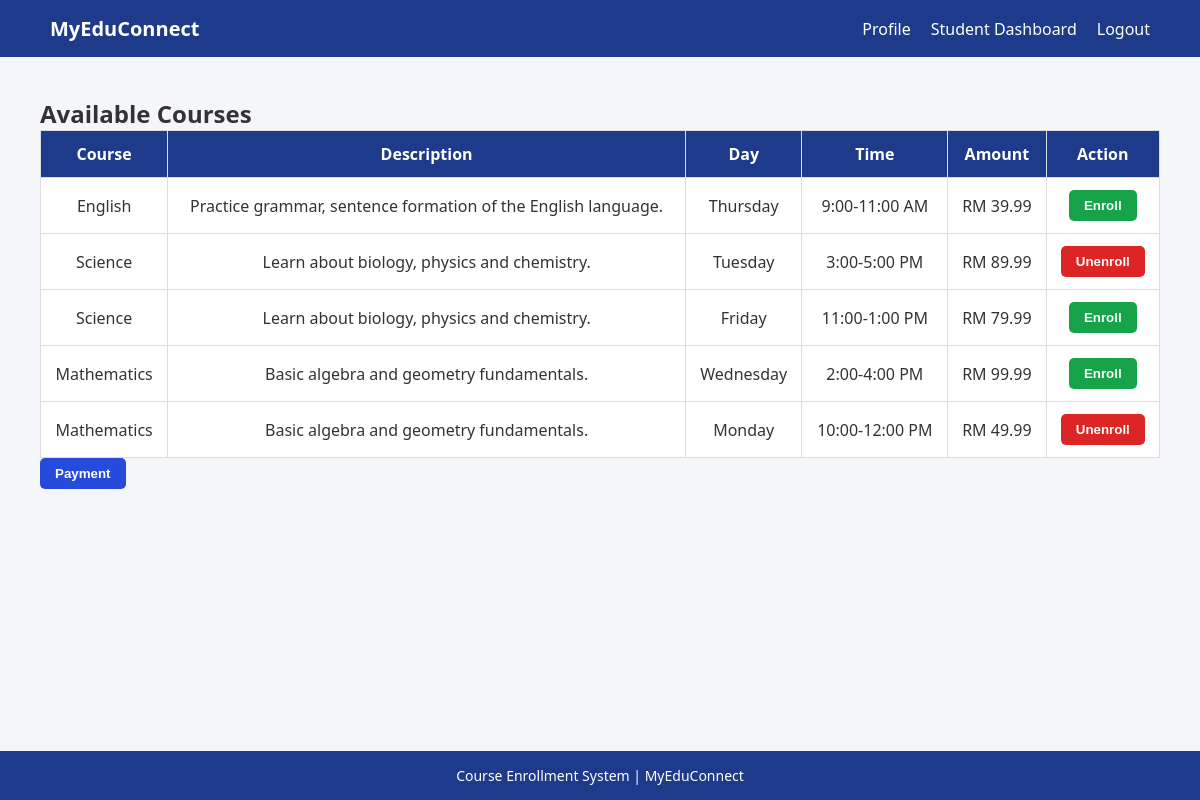
Screenshot of /student.php (signed in) with the database file from the repository.
### tables this page shows
CREATE TABLE IF NOT EXISTS courses (
    id INT (11) AUTO_INCREMENT PRIMARY KEY,
    course_name VARCHAR(200) NOT NULL,
    description TEXT DEFAULT NULL,
    day VARCHAR(20),
    time VARCHAR(50),
    amount DECIMAL(10,2) NOT NULL,
    instructor_id int(11) DEFAULT NULL,
    admin_id int(11) DEFAULT NULL,
    FOREIGN KEY (admin_id) REFERENCES users(id) ON DELETE CASCADE
);

### student.php (the view, shortened to what this page needs)
<?php
include 'config.php';
$student_id = $_SESSION['user_id'];
$courses_query = "SELECT * FROM courses
                  WHERE id NOT IN (SELECT course_id FROM deleted_courses)
                  ORDER BY id DESC";
$courses = $conn->query($courses_query);
?>
<!DOCTYPE html>
<html lang="en">
<head>
<link rel="stylesheet" href="assets/style.css?v=999">
</head>
<body>
<nav class="navbar">
<div class="logo">MyEduConnect</div>
<ul class="nav-links">
<li><a href="profile.php" class="active">Profile </a></li>
<li><a href="student.php" class="active">Student Dashboard</a></li>
<li><a href="logout.php">Logout</a></li>
</ul>
</nav>
<section class="dashboard page-content">
<h2>Available Courses</h2>
<?php if($courses->num_rows > 0): ?>
<table border="1" width="100%">
<tr>
<th>Course</th>
<th>Description</th>
<th>Day</th>
<th>Time</th>
<th>Amount</th>
<th>Action</th>
</tr>
<?php while($row = $courses->fetch_assoc()): ?>
<?php
$course_id = $row['id'];
        $check_query = "SELECT * FROM enrollments WHERE student_id='$student_id' AND course_id='$course_id'";
        $check = $conn->query($check_query);
        $is_enrolled = $check && $check->num_rows > 0;
        ?>
<tr>
<td><?= $row['course_name'] ?></td>
<td><?= $row['description'] ?></td>
<td><?= $row['day'] ?></td>
<td><?= $row['time'] ?></td>
<td>RM <?= number_format($row['amount'], 2) ?></td>
<td>
<?php if(!$is_enrolled): ?>
<form method="POST" action="enroll.php">
<button type="submit" class="enroll-btn">Enroll</button>
</form>
<?php else: ?>
<form method="POST" action="unenroll.php">
<button type="submit" class="unenroll-btn">Unenroll</button></form>
<?php endif; ?>
</td>
</tr>
<?php endwhile; ?>
</table>
<form method="POST" action="payment.php">
<button type="submit" class="payment-btn">Payment</button></form>
<?php else: ?>
<p style="text-align:center; font-size:18px; margin-top:20px;">
    No courses available
</p>
<?php endif; ?>
</section>
<footer>
<p> Course Enrollment System | MyEduConnect</p>
</footer>
</body>
</html>

### assets/style.css (style rules this page uses)
* { margin: 0; padding: 0; box-sizing: border-box; }
body { font-family: 'Segoe UI', sans-serif; background-color: #f4f6f9; color: #333; }
.navbar { display: flex; justify-content: space-between; align-items: center; background-color: #1e3a8a; padding: 15px 50px; }
.logo { color: white; font-size: 20px; font-weight: bold; }
.nav-links { list-style: none; display: flex; }
.nav-links li { margin-left: 20px; }
.nav-links a { color: white; text-decoration: none; }
.dashboard { padding: 40px; }
table { width: 100%; border-collapse: collapse; background: white; }
table th, table td { padding: 12px; border: 1px solid #ddd; text-align: center; }
table th { background-color: #1e3a8a; color: white; }
button { cursor: pointer; transition: 0.3s; }
button.enroll-btn { background-color: #16a34a !important; color: white !important; border: none; padding: 8px 15px; border-radius: 5px; font-weight: bold; }
button.unenroll-btn { background-color: #dc2626 !important; color: white !important; border: none; padding: 8px 15px; border-radius: 5px; font-weight: bold; }
button.payment-btn { background-color: #264adc !important; color: white !important; border: none; padding: 8px 15px; border-radius: 5px; font-weight: bold; }
footer { text-align: center; padding: 15px; background-color: #1e3a8a; color: white; font-size: 14px; }
html, body { height: 100%; }
body { margin: 0; min-height: 100vh; display: flex; flex-direction: column; }
.page-content { flex: 1; }
footer { margin-top: auto; }

### rows the page displays
courses: course_name "English", description "Practice grammar, sentence formation of the English language.", day "Thursday", time "9:00-11:00 AM", amount "39.99"
courses: course_name "Science", description "Learn about biology, physics and chemistry.", day "Tuesday", time "3:00-5:00 PM", amount "89.99"
courses: course_name "Science", description "Learn about biology, physics and chemistry.", day "Friday", time "11:00-1:00 PM", amount "79.99"
courses: course_name "Mathematics", description "Basic algebra and geometry fundamentals.", day "Wednesday", time "2:00-4:00 PM", amount "99.99"
courses: course_name "Mathematics", description "Basic algebra and geometry fundamentals.", day "Monday", time "10:00-12:00 PM", amount "49.99"
